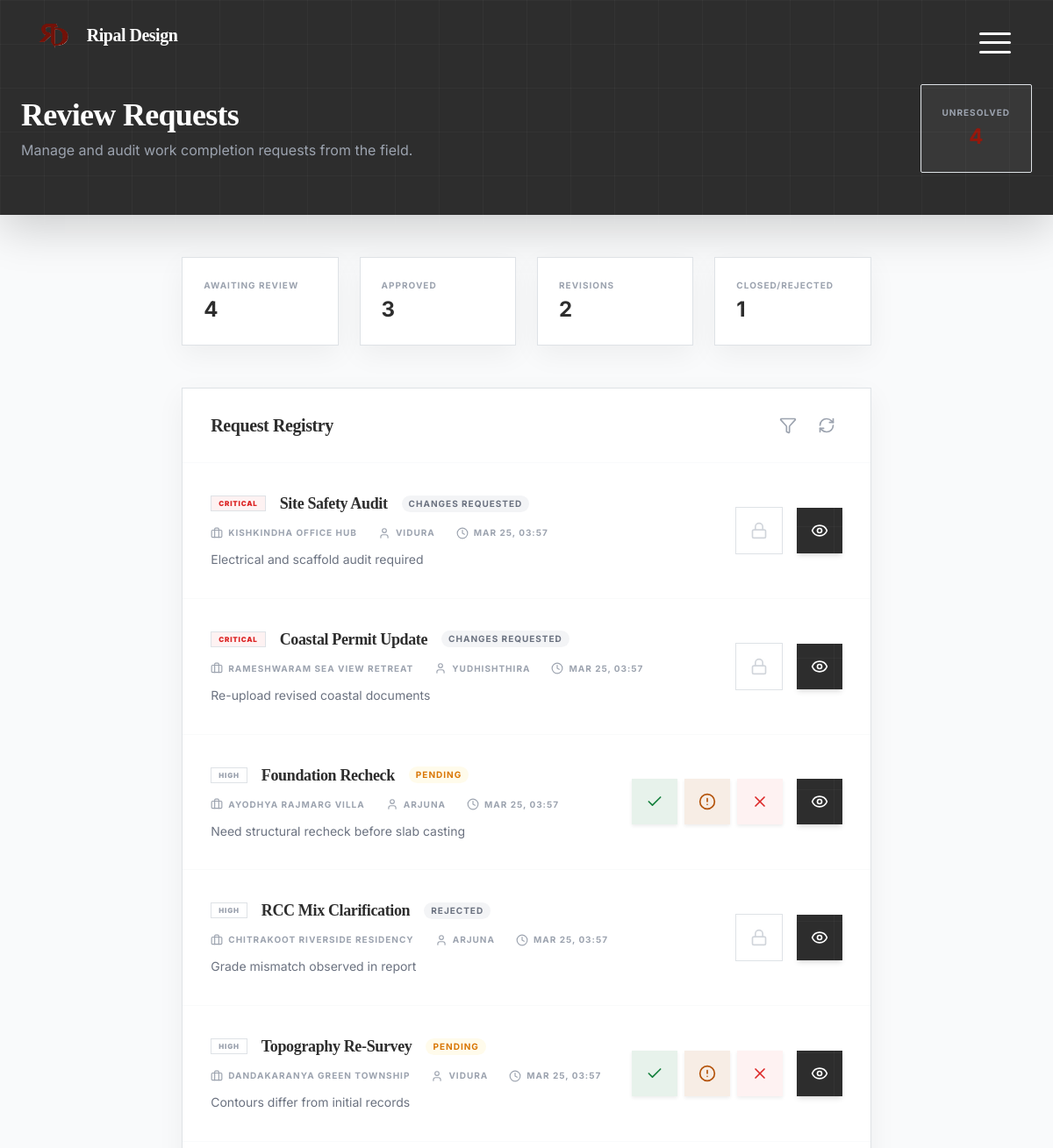
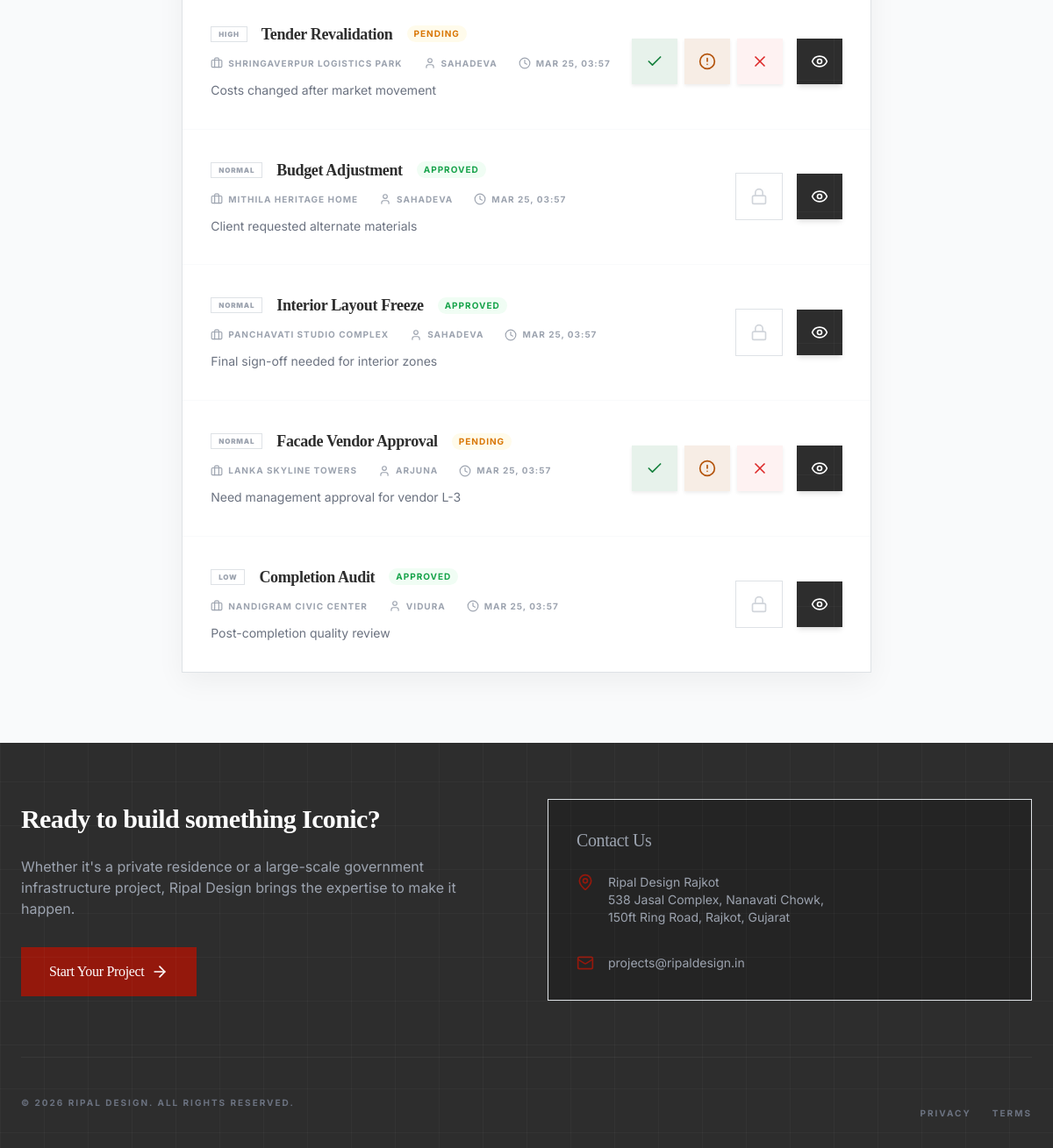
The app's page /dashboard/review_requests.php (signed in) with its own data (2 pictures, top to bottom).
### tables this page shows
CREATE TABLE IF NOT EXISTS review_requests (
  id INT AUTO_INCREMENT PRIMARY KEY,
  project_id INT DEFAULT NULL,
  submitted_by INT DEFAULT NULL,
  subject VARCHAR(255) NOT NULL,
  description TEXT DEFAULT NULL,
  urgency ENUM('critical','high','normal','low') DEFAULT 'normal',
  status ENUM('pending','approved','changes_requested','rejected') DEFAULT 'pending',
  created_at TIMESTAMP DEFAULT CURRENT_TIMESTAMP,
  updated_at TIMESTAMP NULL DEFAULT NULL ON UPDATE CURRENT_TIMESTAMP,
  FOREIGN KEY (project_id) REFERENCES projects(id) ON DELETE SET NULL,
  FOREIGN KEY (submitted_by) REFERENCES users(id) ON DELETE SET NULL,
  INDEX idx_review_requests_status (status)
);

CREATE TABLE IF NOT EXISTS projects (
  id INT AUTO_INCREMENT PRIMARY KEY,
  name VARCHAR(255) NOT NULL,
  status ENUM('planning','ongoing','paused','completed','on-hold','cancelled') DEFAULT 'ongoing',
  budget DECIMAL(15,2) DEFAULT NULL,
  progress INT DEFAULT 0,
  due DATE DEFAULT NULL,
  location TEXT DEFAULT NULL,
  site_location VARCHAR(255) DEFAULT NULL,
  address TEXT DEFAULT NULL,
  owner_name VARCHAR(255) DEFAULT NULL,
  owner_contact VARCHAR(50) DEFAULT NULL,
  owner_email VARCHAR(255) DEFAULT NULL,
  worker_name VARCHAR(255) DEFAULT NULL,
  project_type VARCHAR(100) DEFAULT NULL,
  client_id INT DEFAULT NULL,
  created_by INT DEFAULT NULL,
  latitude DECIMAL(10,7) DEFAULT NULL,
  longitude DECIMAL(10,7) DEFAULT NULL,
  created_at TIMESTAMP NOT NULL DEFAULT CURRENT_TIMESTAMP,
  updated_at TIMESTAMP NULL DEFAULT NULL ON UPDATE CURRENT_TIMESTAMP,
  FOREIGN KEY (client_id) REFERENCES users(id) ON DELETE SET NULL,
  FOREIGN KEY (created_by) REFERENCES users(id) ON DELETE SET NULL,
  INDEX idx_projects_status (status),
  INDEX idx_projects_client (client_id)
);

CREATE TABLE IF NOT EXISTS users (
  id INT AUTO_INCREMENT PRIMARY KEY,
  username VARCHAR(255) NOT NULL UNIQUE,
  full_name VARCHAR(255) DEFAULT NULL,
  first_name VARCHAR(120) DEFAULT NULL,
  last_name VARCHAR(120) DEFAULT NULL,
  email VARCHAR(255) DEFAULT NULL,
  phone VARCHAR(30) DEFAULT NULL,
  password_hash VARCHAR(255) DEFAULT NULL,
  token_reset CHAR(64) DEFAULT NULL,
  reset_token_expires DATETIME DEFAULT NULL,
  role ENUM('client','worker','employee','admin') NOT NULL DEFAULT 'client',
  status ENUM('active','pending','suspended') NOT NULL DEFAULT 'active',
  address VARCHAR(255) DEFAULT NULL,
  city VARCHAR(120) DEFAULT NULL,
  state VARCHAR(120) DEFAULT NULL,
  zip VARCHAR(20) DEFAULT NULL,
  joined_date DATE DEFAULT NULL,
  created_at TIMESTAMP NOT NULL DEFAULT CURRENT_TIMESTAMP,
  updated_at TIMESTAMP NULL DEFAULT NULL ON UPDATE CURRENT_TIMESTAMP,
  INDEX idx_users_role (role),
  INDEX idx_users_email (email),
  INDEX idx_users_reset_token (token_reset)
);

### dashboard/review_requests.php (the view, shortened to what this page needs)
<?php
$requests = [];
if (db_connected()) {
    try {
        $db = get_db();
        $stmt = $db->query("
            SELECT rr.*, p.name as project_name, u.username as submitted_by
            FROM review_requests rr
            LEFT JOIN projects p ON p.id = rr.project_id
            LEFT JOIN users u ON u.id = rr.submitted_by
            ORDER BY FIELD(rr.urgency, 'critical', 'high', 'normal', 'low'), rr.created_at DESC
        ");
        $requests = $stmt->fetchAll();
    } catch (Exception $e) {
        error_log('Review Requests Error: ' . $e->getMessage());
    }
}
$counts = ['pending'=>0, 'approved'=>0, 'changes_requested'=>0, 'rejected'=>0];
?>
<!DOCTYPE html>
<html lang="en" class="bg-canvas-white">
<head>
    <?php $HEADER_MODE = 'dashboard'; require_once __DIR__ . '/../Common/header.php'; ?>
</head>
<body class="bg-canvas-white font-sans text-foundation-grey min-h-screen">
    <div class="min-h-screen flex flex-col">
        <header class="bg-foundation-grey text-white pt-24 pb-12 px-4 sm:px-6 lg:px-8 shadow-lg mb-12">
            <div class="max-w-7xl mx-auto flex flex-col md:flex-row md:items-center md:justify-between gap-6">
                <div>
                    <h1 class="text-4xl font-serif font-bold">Review Requests</h1>
                    <p class="text-gray-400 mt-2">Manage and audit work completion requests from the field.</p>
                </div>
                <div class="flex gap-4">
                    <div class="bg-white/5 border border-white/10 px-6 py-4 rounded-sm text-center">
                        <span class="text-[10px] font-bold text-gray-400 uppercase tracking-widest block mb-1">Unresolved</span>
                        <span class="text-2xl font-bold text-rajkot-rust"><?php echo $counts['pending']; ?></span>
                    </div>
                </div>
            </div>
        </header>
        <main class="flex-grow max-w-7xl mx-auto px-4 sm:px-6 lg:px-8 pb-20">
            <div class="grid grid-cols-2 md:grid-cols-4 gap-4 mb-12">
                <div class="bg-white p-6 shadow-premium border border-gray-100 border-b-4 border-b-rajkot-rust">
                    <span class="text-[10px] font-bold text-gray-400 uppercase tracking-widest block mb-1">Awaiting Review</span>
                    <span class="text-2xl font-bold"><?php echo $counts['pending']; ?></span>
                </div>
                <div class="bg-white p-6 shadow-premium border border-gray-100 border-b-4 border-b-approval-green">
                    <span class="text-[10px] font-bold text-gray-400 uppercase tracking-widest block mb-1">Approved</span>
                    <span class="text-2xl font-bold"><?php echo $counts['approved']; ?></span>
                </div>
                <div class="bg-white p-6 shadow-premium border border-gray-100 border-b-4 border-b-pending-amber">
                    <span class="text-[10px] font-bold text-gray-400 uppercase tracking-widest block mb-1">Revisions</span>
                    <span class="text-2xl font-bold"><?php echo $counts['changes_requested']; ?></span>
                </div>
                <div class="bg-white p-6 shadow-premium border border-gray-100 border-b-4 border-b-slate-accent">
                    <span class="text-[10px] font-bold text-gray-400 uppercase tracking-widest block mb-1">Closed/Rejected</span>
                    <span class="text-2xl font-bold"><?php echo $counts['rejected']; ?></span>
                </div>
            </div>
            <div class="bg-white shadow-premium border border-gray-100">
                <div class="px-8 py-6 border-b border-gray-50 flex justify-between items-center">
                    <h2 class="text-xl font-serif font-bold">Request Registry</h2>
                    <div class="flex gap-2">
                        <button class="p-2 hover:bg-gray-50 text-gray-400 transition-colors" onclick="toggleFilters()" title="Filter Registry"><i data-lucide="filter" class="w-5 h-5"></i></button>
                        <button class="p-2 hover:bg-gray-50 text-gray-400 transition-colors" onclick="window.location.reload()" title="Refresh Registry"><i data-lucide="refresh-cw" class="w-5 h-5"></i></button>
                    </div>
                </div>
                <div class="divide-y divide-gray-50" id="requests-registry">
                    <?php if (empty($requests)): ?>
                        <div class="p-20 text-center">
                            <i data-lucide="clipboard-check" class="w-16 h-16 text-gray-100 mx-auto mb-4"></i>
                            <p class="text-gray-400 font-bold uppercase tracking-widest text-xs">All caught up. No pending reviews.</p>
                        </div>
                    <?php else: ?>
                        <?php foreach($requests as $r): ?>
                            <div class="request-row p-8 group hover:bg-gray-50/50 transition-all"
                                 data-status="<?php echo htmlspecialchars($r['status']); ?>"
                                 data-urgency="<?php echo htmlspecialchars($r['urgency']); ?>"
                                 data-subject="<?php echo htmlspecialchars((string)$r['subject']); ?>"
                                 data-description="<?php echo htmlspecialchars((string)$r['description']); ?>"
                                 data-project="<?php echo htmlspecialchars((string)$r['project_name']); ?>"
                                 data-submitted-by="<?php echo htmlspecialchars((string)$r['submitted_by']); ?>"
                                 data-created-at="<?php echo htmlspecialchars(date('M d, H:i', strtotime((string)$r['created_at']))); ?>">
                                <div class="flex flex-col lg:flex-row lg:items-center justify-between gap-6">
                                    <div class="flex-grow space-y-3">
                                        <div class="flex flex-wrap items-center gap-3">
                                            <span class="px-2 py-0.5 text-[8px] font-black uppercase tracking-widest border border-gray-200 <?php echo $r['urgency'] === 'critical' ? 'bg-red-50 text-red-600 border-red-100' : 'text-gray-400'; ?>">
                                                <?php echo strtoupper($r['urgency']); ?>
                                            </span>
                                            <h3 class="text-lg font-serif font-bold group-hover:text-rajkot-rust transition-colors"><?php echo htmlspecialchars($r['subject']); ?></h3>
                                            <span class="text-[10px] font-bold uppercase tracking-widest px-2 py-0.5 rounded-full
                                                <?php echo $r['status'] === 'pending' ? 'bg-amber-50 text-amber-600' : ($r['status'] === 'approved' ? 'bg-green-50 text-green-600' : 'bg-gray-100 text-gray-500'); ?>">
                                                <?php echo str_replace('_', ' ', strtoupper($r['status'])); ?>
                                            </span>
                                        </div>
                                        <div class="flex flex-wrap gap-4 text-[10px] font-bold text-gray-400 uppercase tracking-widest">
                                            <span class="flex items-center gap-1.5"><i data-lucide="briefcase" class="w-3.5 h-3.5"></i> <?php echo htmlspecialchars($r['project_name']); ?></span>
                                            <span class="flex items-center gap-1.5"><i data-lucide="user" class="w-3.5 h-3.5"></i> <?php echo htmlspecialchars($r['submitted_by']); ?></span>
                                            <span class="flex items-center gap-1.5"><i data-lucide="clock" class="w-3.5 h-3.5"></i> <?php echo date('M d, H:i', strtotime($r['created_at'])); ?></span>
                                        </div>
                                        <p class="text-sm text-gray-500 max-w-3xl leading-relaxed"><?php echo htmlspecialchars($r['description']); ?></p>
                                    </div>
                                    <div class="flex items-center gap-3">
                                        <?php if ($r['status'] === 'pending'): ?>
                                            <form method="POST" class="flex gap-2">
                                                <button name="status" value="approved" class="p-3 bg-approval-green/10 hover:bg-approval-green text-approval-green hover:text-white transition-all shadow-sm">
                                                    <i data-lucide="check" class="w-5 h-5"></i>
                                                </button>
                                                <button name="status" value="changes_requested" class="p-3 bg-pending-amber/10 hover:bg-pending-amber text-pending-amber hover:text-white transition-all shadow-sm">
                                                    <i data-lucide="alert-circle" class="w-5 h-5"></i>
                                                </button>
                                                <button name="status" value="rejected" class="p-3 bg-red-50 hover:bg-red-600 text-red-600 hover:text-white transition-all shadow-sm">
                                                    <i data-lucide="x" class="w-5 h-5"></i>
                                                </button>
                                            </form>
                                        <?php else: ?>
                                            <button class="p-3 border border-gray-100 text-gray-300 cursor-not-allowed"><i data-lucide="lock" class="w-5 h-5"></i></button>
                                        <?php endif; ?>
                                        <button type="button" class="p-3 bg-foundation-grey hover:bg-rajkot-rust text-white transition-all shadow-md view-details-btn"><i data-lucide="eye" class="w-5 h-5"></i></button>
                                    </div>
                                </div>
                            </div>
                        <?php endforeach; ?>
                    <?php endif; ?>
                </div>
            </div>
        </main>
        <?php require_once __DIR__ . '/../Common/footer.php'; ?>
    </div>
</body>
</html>

### public/css/index.css (style rules this page uses)
html, body { overflow-x: hidden !important; width: 100%; max-width: 100%; }
*, *::before, *::after { box-sizing: border-box; }
body { background: #0a0a0a; color: #fff; font-family: 'Inter', system-ui, -apple-system, 'Segoe UI', Roboto, 'Helvetica Neue', Arial; scrollbar-width: none; -ms-overflow-style: none; }
h1, h2, h3, .logo-font { font-family: 'Cormorant Garamond', serif; }
:root { --primary: #731209; --primary-light: #94180C; --bg-dark: #0a0a0a; --bg-panel: #121212; --text-muted: rgba(255, 255, 255, 0.6); --blueprint-grid: rgba(255, 255, 255, 0.03); }
body { background-color: var(--bg-dark); color: #fff; font-family: 'Inter', sans-serif; line-height: 1.6; -webkit-font-smoothing: antialiased; overflow-x: hidden; margin: 0; }
body::before { content: ""; position: fixed; top: 0; left: 0; width: 100%; height: 100%; background-image: linear-gradient(var(--blueprint-grid) 1px, transparent 1px), linear-gradient(90deg, var(--blueprint-grid) 1px, transparent 1px); background-size: 50px 50px; pointer-events: none; z-index: 1; }
h1, h2, h3, .font-serif { font-family: 'Cormorant Garamond', serif; font-weight: 300; letter-spacing: -0.02em; }

### Common/header.css (style rules this page uses)
:root { --alt-overlay-bg: rgba(148, 24, 12, 0.96); --alt-text: #fff; }
html, body { overflow-x: hidden; }

### Common/admin-responsive.css (style rules this page uses)
:root { --admin-header-mobile-padding-top: 4rem; }

### records on screen
review_requests: urgency "CRITICAL", subject "Site Safety Audit", status "CHANGES REQUESTED", project.name "KISHKINDHA OFFICE HUB", submitted_by.username "VIDURA", created_at "MAR 25, 03:57", description "Electrical and scaffold audit required"
review_requests: urgency "CRITICAL", subject "Coastal Permit Update", status "CHANGES REQUESTED", project.name "RAMESHWARAM SEA VIEW RETREAT", submitted_by.username "YUDHISHTHIRA", created_at "MAR 25, 03:57", description "Re-upload revised coastal documents"
review_requests: urgency "HIGH", subject "Foundation Recheck", status "PENDING", project.name "AYODHYA RAJMARG VILLA", submitted_by.username "ARJUNA", created_at "MAR 25, 03:57", description "Need structural recheck before slab casting"
review_requests: urgency "HIGH", subject "RCC Mix Clarification", status "REJECTED", project.name "CHITRAKOOT RIVERSIDE RESIDENCY", submitted_by.username "ARJUNA", created_at "MAR 25, 03:57", description "Grade mismatch observed in report"
review_requests: urgency "HIGH", subject "Topography Re-Survey", status "PENDING", project.name "DANDAKARANYA GREEN TOWNSHIP", submitted_by.username "VIDURA", created_at "MAR 25, 03:57", description "Contours differ from initial records"
review_requests: urgency "HIGH", subject "Tender Revalidation", status "PENDING", project.name "SHRINGAVERPUR LOGISTICS PARK", submitted_by.username "SAHADEVA", created_at "MAR 25, 03:57", description "Costs changed after market movement"
review_requests: urgency "NORMAL", subject "Budget Adjustment", status "APPROVED", project.name "MITHILA HERITAGE HOME", submitted_by.username "SAHADEVA", created_at "MAR 25, 03:57", description "Client requested alternate materials"
review_requests: urgency "NORMAL", subject "Interior Layout Freeze", status "APPROVED", project.name "PANCHAVATI STUDIO COMPLEX", submitted_by.username "SAHADEVA", created_at "MAR 25, 03:57", description "Final sign-off needed for interior zones"
review_requests: urgency "NORMAL", subject "Facade Vendor Approval", status "PENDING", project.name "LANKA SKYLINE TOWERS", submitted_by.username "ARJUNA", created_at "MAR 25, 03:57", description "Need management approval for vendor L-3"
review_requests: urgency "LOW", subject "Completion Audit", status "APPROVED", project.name "NANDIGRAM CIVIC CENTER", submitted_by.username "VIDURA", created_at "MAR 25, 03:57", description "Post-completion quality review"

### other values on screen
$counts['pending'] "4"
$counts['approved'] "3"
$counts['changes_requested'] "2"
$counts['rejected'] "1"
